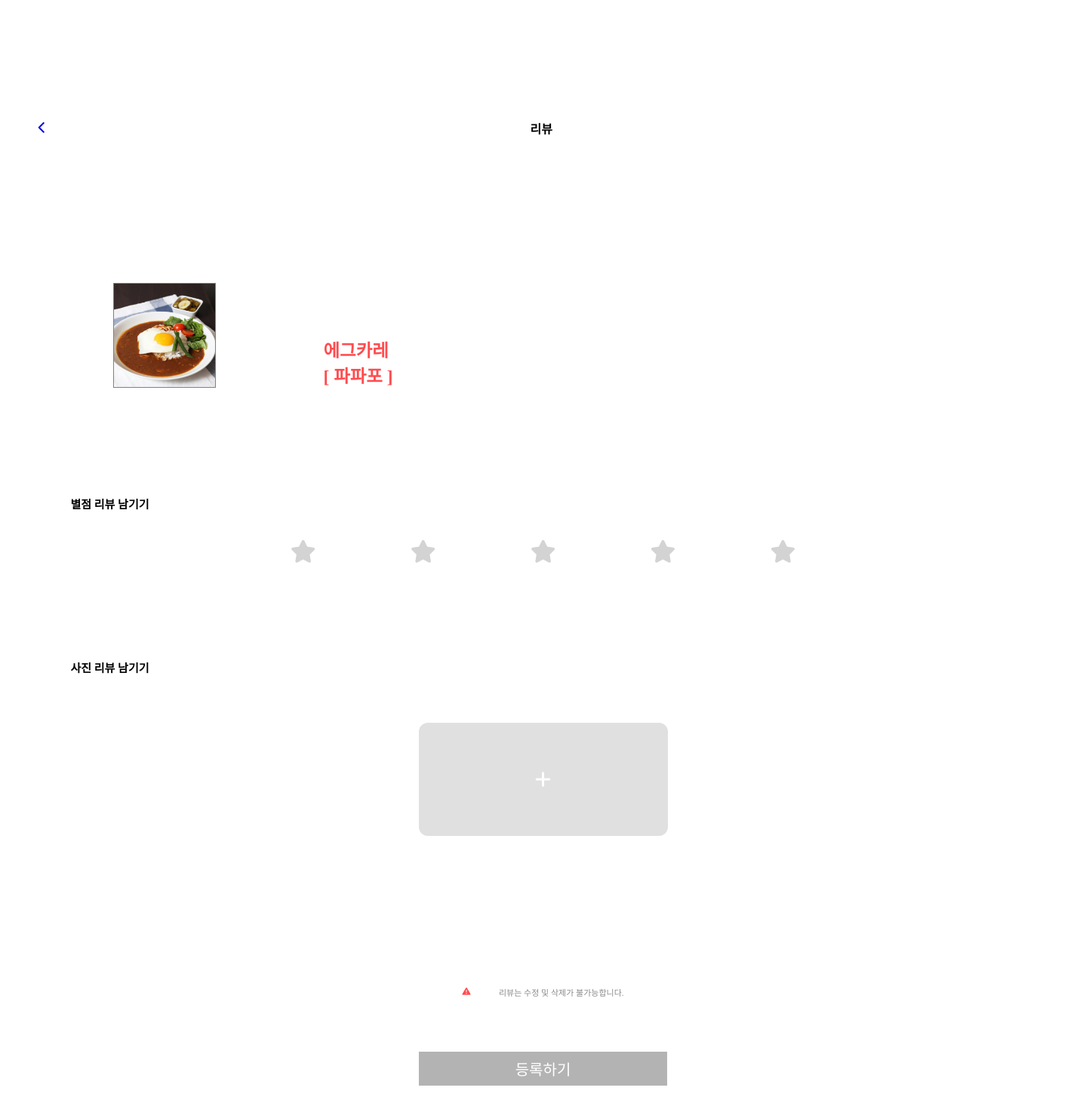
The page /menu/47/47/review/ on the database its author committed.
### menu/models.py (models this page shows, shortened)
class Menu(models.Model):
    name = models.CharField(max_length=100)  # 메뉴 이름 (필수)
    price = models.PositiveIntegerField()    # 가격 (필수)
    store = models.ForeignKey(Store, on_delete=models.CASCADE, related_name='menus')
    image = models.ImageField(upload_to='menu_images/', null=True, blank=True)

class Store(models.Model):
    name = models.CharField(max_length=100)
    address = models.TextField()
    latitude = models.FloatField()
    longitude = models.FloatField()
    school = models.ForeignKey(School, on_delete=models.CASCADE)
    category = models.ForeignKey(Category, null=True, blank=True, on_delete=models.SET_NULL)  # ✅ 여기 추가
    number = models.TextField(null=True, blank=True)
    open_time = models.TextField(null= True, blank = True)
    image = models.ImageField(upload_to='store_images/', null=True, blank=True)

### menu/views.py (the view, shortened to what this page needs)
# urls.py: path('<int:store_id>/<int:menu_id>/review/', views.store_review, name='store_review'),
def store_review(request, store_id, menu_id):
    store = get_object_or_404(Store, id=store_id)
    menu = get_object_or_404(Menu, id=menu_id)
    return render(request, 'menu/store_review.html', {
        'store': store,
        'menu': menu,
    })

### menu/templates/menu/store_review.html (shortened to what this page needs)
{% load static %}
<!DOCTYPE html>
<html lang="en">
<head>
  <link rel="stylesheet" href="https://cdnjs.cloudflare.com/ajax/libs/font-awesome/6.5.0/css/all.min.css" />
  <link rel="stylesheet" href="{% static 'css/menu/store_review.css' %}">
</head>
<body>
  <header>
    <a href="{% url 'menu:store_location' store.id menu.id %}">
      <i class="fa-solid fa-chevron-left" href=""></i>
    </a>
    <p>리뷰</p>
    <p>ㅤ</p>
  </header>
  <div class="menu-info">
    {% if menu.image %}
    <img src="{{ menu.image.url }}" alt="{{ menu.name }}">
    {% else %}
    <img src="/media/menu_images/menu.png" alt="메뉴 이미지">
    {% endif %}
    <div class="menu-name">
      <h3>{{ menu.name }}</h3>
      <h3>[ {{ store.name }} ]</h3>
    </div>
  </div>
  <div class="form-container">
    <form method="post" enctype="multipart/form-data">
      <label for="rating">별점 리뷰 남기기</label>
      <div class="star-rating">
        {% for i in "54321" %}
        <label for="star{{ i }}"><i class="fa-solid fa-star" aria-label="{{ i }}점"></i></label>
        {% endfor %}
      </div>
      <label>사진 리뷰 남기기</label>
      <div class="img-container">
        <div class="image-upload-box" onclick="document.getElementById('imageInput').click();">
          <i class="fa-solid fa-plus" id="plusIcon"></i>
        </div>
        <div class="warning">
          <i id="warnIcon" class="fa-solid fa-triangle-exclamation"></i>
          <p>리뷰는 수정 및 삭제가 불가능합니다.</p>
        </div>
      </div>
      <button type="submit" id="submitBtn" disabled>등록하기</button>
    </form>
  </div>
</body>
</html>

### project/static/css/menu/store_review.css (style rules this page uses)
header { display: flex; justify-content: space-between; flex-wrap: nowrap; align-items: center; padding: 10% 3% 3% 3%; height: 40px; margin: 0; font-weight: 600; }
.menu-info { width: 100%; padding: 10% 10%; display: flex; align-items: end; gap: 10%; }
.menu-name { display: flex; flex-direction: column; color: #FF4C4F; font-weight: 600; font-size: 20px; }
.menu-info img { width: 134px; height: 137px; border: 1px solid gray; }
h3 { margin: 0; }
.form-container { display: flex; padding: 0 6%; flex-direction: column; }
label { font-weight: 600; font-size: 15px; }
.star-rating { display: flex; flex-direction: row-reverse; justify-content: center; gap: 10%; margin: 3% 0 10% 0; }
.star-rating label { font-size: 30px; color: lightgray; cursor: pointer; transition: color 0.2s; }
.image-upload-box { width: 100%; max-width: 330px; height: 150px; background-color: #e0e0e0; border-radius: 12px; display: flex; justify-content: center; align-items: center; cursor: pointer; position: relative; margin-top: 5%; }
.image-upload-box i { font-size: 24px; color: white; }
.warning { display: flex; align-items: center; justify-content: center; gap: 3%; font-size: 11px; color: #8A8A8A; margin-top: 15%; width: 100%; }
#warnIcon { color: #FF4C4F; }
.img-container { width: 100%; display: flex; flex-direction: column; justify-content: center; align-items: center; }
button { width: 329px; height: 45px; margin: 60px auto 60px auto; display: block; background-color: #B3B3B3; color: white; font-size: 20px; border: none; font-weight: 500; cursor: not-allowed; }

### rows shown on the page
Menu: image (picture), name "에그카레"
Store: name "파파포"
